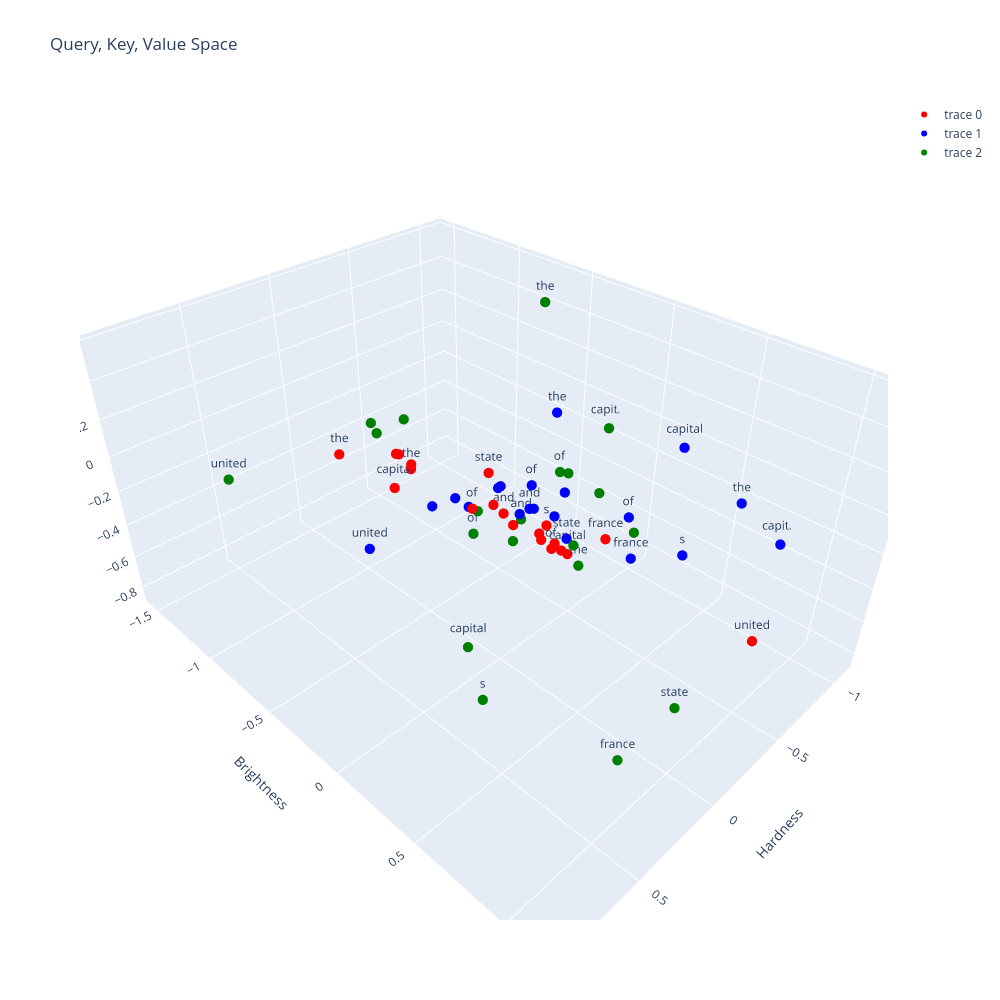

Here is the notebook cell this chart was saved with:
### Code cell
attention_sentences = [
    {
        "words": q_of_sentence.detach().numpy(),
        "labels": u_tokenizer.tokenizer(prompt),
        "color": "red"
    },
    {
        "words": k_of_sentence.detach().numpy(),
        "labels": u_tokenizer.tokenizer(prompt),
        "color": "blue"
    },
     {
        "words": v_of_sentence.detach().numpy(),
        "labels": u_tokenizer.tokenizer(prompt),
        "color": "green"
    }
]
plot_dots(attention_sentences, "Query, Key, Value Space")

### Figure 1 — Plotly figure (JSON) as saved in the notebook; plotly's stock layout.template omitted (floating-point values rounded to 4 significant figures)
{"data": [{"hoverinfo": "text", "marker": {"color": "red", "size": 6}, "mode": "markers+text", "text": ["the", " ", "capital", " ", "of", " ", "united", " ", "state", "s", " ", "and", " ", "the", " ", "capital", " ", "of", " ", "france"], "type": "scatter3d", "x": [-0.2536, 0.2097, 0.1252, 0.2927, 0.3084, -0.2132, -0.219, 0.0833, 0.4595, -0.6947, 0.03567, 0.05461, -0.2767, -0.7801, 0.1989, -0.8179, 0.05513, -0.2802, -0.3589, 0.2757], "y": [-1.529, -0.4268, -0.5752, 0.2362, 0.1343, 0.1729, 1.156, -0.4969, 0.3741, -0.333, 0.3398, 0.06411, -0.1865, -1.53, -0.4591, -0.2787, 0.2708, 0.05801, -0.07546, 0.7722], "z": [-0.5031, 0.19, -0.09874, 0.2886, 0.2275, -0.2456, -0.1607, 0.0483, 0.5773, -0.6149, 0.01717, 0.04063, -0.3209, -0.8437, 0.1736, -0.8452, 0.04278, -0.3342, -0.3948, 0.3976]}, {"hoverinfo": "text", "marker": {"color": "blue", "size": 6}, "mode": "markers+text", "text": ["the", " ", "capital", " ", "of", " ", "united", " ", "state", "s", " ", "and", " ", "the", " ", "capital", " ", "of", " ", "france"], "type": "scatter3d", "x": [-0.06121, -0.01512, -0.4979, -0.1182, -0.04266, 0.3085, 0.5353, -0.007755, -0.3757, -0.8198, -0.02586, -0.0907, 0.2127, -0.9864, -0.2677, -1.094, -0.1719, -0.4149, 0.1705, -0.6096], "y": [0.2375, -0.03725, 0.5637, 0.08262, 0.1331, -0.1061, -0.2586, -0.01553, 0.06823, 0.4351, 0.08396, 0.08153, -0.06696, 0.6088, 0.13, 0.7885, 0.1577, 0.3816, -0.02954, 0.282], "z": [0.5576, 0.09061, 0.3471, -0.01124, 0.1725, 0.1198, -0.06392, 0.1135, -0.3205, -0.4629, 0.007301, 0.001522, 0.1334, -0.1516, 0.02603, -0.354, -0.04182, -0.05702, 0.08635, -0.451]}, {"hoverinfo": "text", "marker": {"color": "green", "size": 6}, "mode": "markers+text", "text": ["the", " ", "capital", " ", "of", " ", "united", " ", "state", "s", " ", "and", " ", "the", " ", "capital", " ", "of", " ", "france"], "type": "scatter3d", "x": [-1.0, -0.4071, -1.087, -0.242, -0.4807, 0.2675, 0.9359, -0.3517, -0.09502, 0.5112, 0.02665, -0.0953, 0.1401, -0.2723, -0.5006, 0.2695, -0.04355, 0.01123, 0.2668, 0.1587], "y": [-0.6702, 0.2153, -0.268, 0.2185, -0.08068, -0.534, -0.6177, 0.0755, 0.9358, 0.3954, -0.1212, 0.02963, -0.4644, 0.2307, 0.3584, 0.05834, 0.03091, -0.1661, -0.4997, 0.8505], "z": [0.4569, -0.003641, -0.1526, -0.2073, -0.06082, 0.3279, 0.3077, 0.06337, -0.6064, -0.5082, -0.05371, -0.08417, 0.3227, -0.3334, -0.1983, -0.596, -0.1773, -0.2107, 0.2908, -0.7958]}], "layout": {"height": 1000, "scene": {"xaxis": {"title": {"text": "Hardness"}}, "yaxis": {"title": {"text": "Brightness"}}, "zaxis": {"title": {"text": "Redness"}}}, "title": {"text": "Query, Key, Value Space"}, "width": 1000}}
